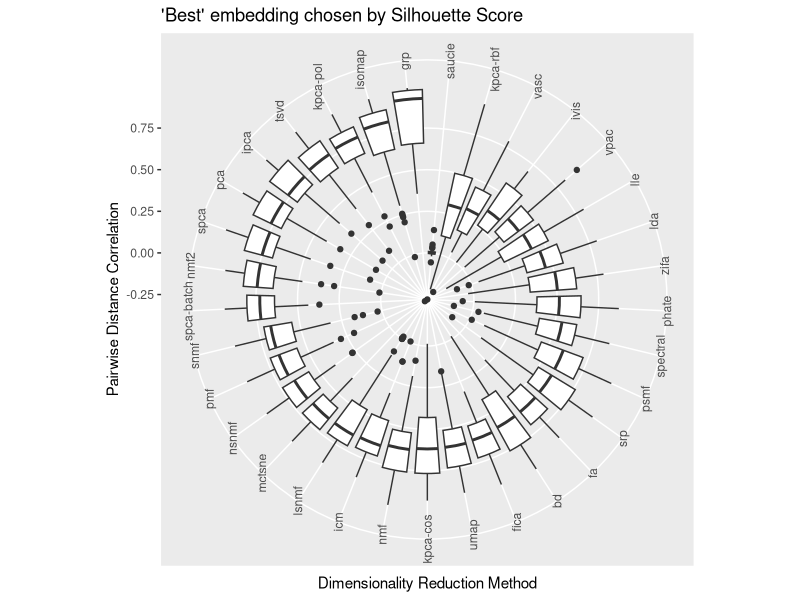
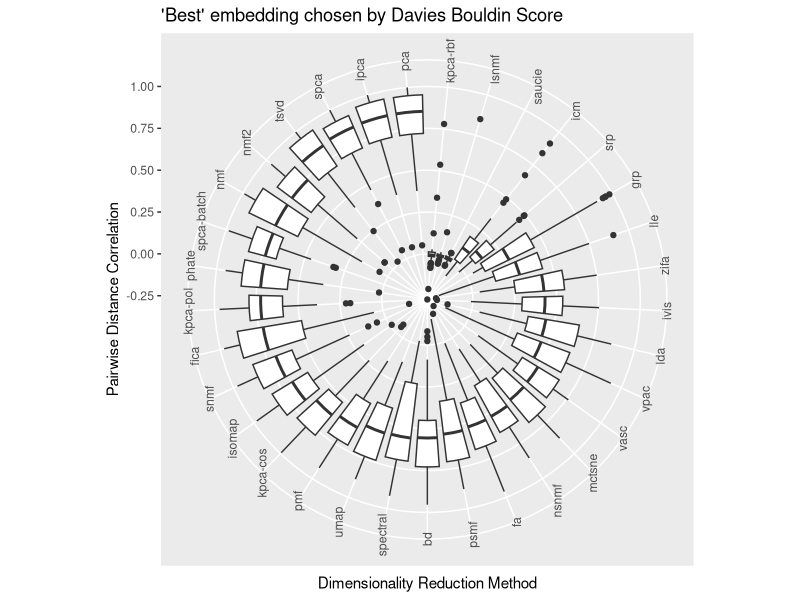
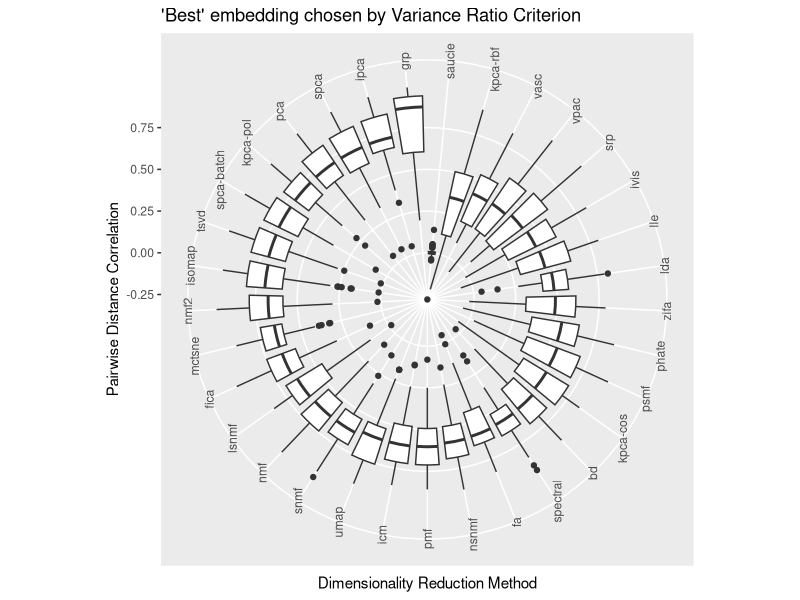
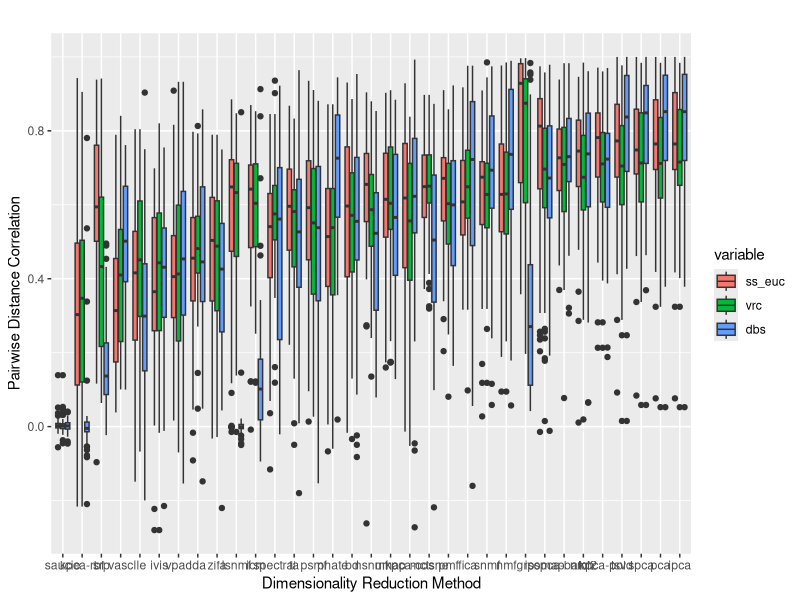

Here is the R script that generated these plots, in order:
library(ggplot2)
library(reshape)

data <- read.csv('data/results/pw_correlations/pw_correlations_by_best_ivm.csv')

p <- ggplot(data,aes(reorder(method,ss_euc,FUN=median,na.rm=T),ss_euc)) + geom_boxplot(outlier.shape=19) + theme(axis.text.x = element_text(angle = 90)) + xlab('Dimensionality Reduction Method') + ylab('Pairwise Distance Correlation') + ggtitle("'Best' embedding chosen by Silhouette Score") + coord_polar()

ggsave('writeup/plots/pw_correlations/pw_correlations_boxplot_ss-euc_polar.pdf',p)

p <- ggplot(data,aes(reorder(method,dbs,FUN=median,na.rm=T),dbs)) + geom_boxplot(outlier.shape=19) + theme(axis.text.x = element_text(angle = 90))+ ylab('Pairwise Distance Correlation') + ggtitle("'Best' embedding chosen by Davies Bouldin Score") + xlab('Dimensionality Reduction Method') + coord_polar()

ggsave('writeup/plots/pw_correlations/pw_correlations_boxplot_dbs_polar.pdf',p)

p <- ggplot(data,aes(reorder(method,vrc,FUN=median,na.rm=T),vrc)) + geom_boxplot(outlier.shape=19) + theme(axis.text.x = element_text(angle = 90))+ ylab('Pairwise Distance Correlation') + ggtitle("'Best' embedding chosen by Variance Ratio Criterion") + xlab('Dimensionality Reduction Method') + coord_polar()

ggsave('writeup/plots/pw_correlations/pw_correlations_boxplot_vrc_polar.pdf',p)

data2 <- melt(subset(data,select=-c(X)))
p <- ggplot(data2, aes(reorder(method,value,FUN=median,na.rm=T),value,fill=variable))+geom_boxplot()+ylab('Pairwise Distance Correlation') + ggtitle("") + xlab('Dimensionality Reduction Method')

ggsave('writeup/plots/pw_correlations/pw_correlations_all_boxplot.pdf')
